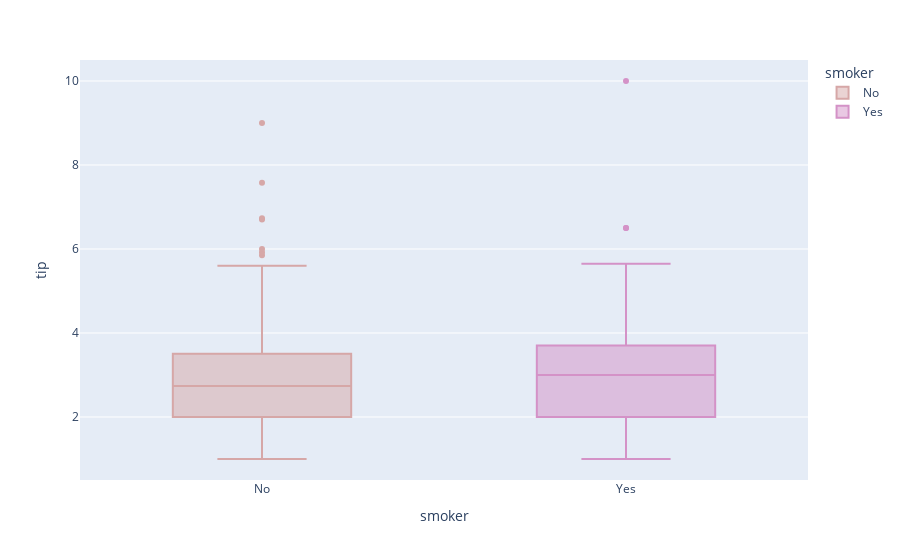

The cell this chart's notebook holds for it:
### Code cell
df = px.data.tips()
fig = px.box(df, x="smoker", y="tip", color="smoker",
             color_discrete_sequence =['#d6a7a7', '#d492c7'])
fig.show()

### Figure 1 — Plotly figure (JSON) as saved in the notebook; plotly's stock layout.template omitted (floating-point values rounded to 4 significant figures; data arrays with more than 128 entries replaced by an {"elided": "..."} marker saying what was removed)
{"data": [{"alignmentgroup": "True", "hovertemplate": "smoker=%{x}<br>tip=%{y}<extra></extra>", "legendgroup": "No", "marker": {"color": "#d6a7a7"}, "name": "No", "notched": false, "offsetgroup": "No", "orientation": "v", "showlegend": true, "type": "box", "x": {"elided": "151 str values"}, "x0": " ", "xaxis": "x", "y": {"elided": "151 float values"}, "y0": " ", "yaxis": "y"}, {"alignmentgroup": "True", "hovertemplate": "smoker=%{x}<br>tip=%{y}<extra></extra>", "legendgroup": "Yes", "marker": {"color": "#d492c7"}, "name": "Yes", "notched": false, "offsetgroup": "Yes", "orientation": "v", "showlegend": true, "type": "box", "x": ["Yes", "Yes", "Yes", "Yes", "Yes", "Yes", "Yes", "Yes", "Yes", "Yes", "Yes", "Yes", "Yes", "Yes", "Yes", "Yes", "Yes", "Yes", "Yes", "Yes", "Yes", "Yes", "Yes", "Yes", "Yes", "Yes", "Yes", "Yes", "Yes", "Yes", "Yes", "Yes", "Yes", "Yes", "Yes", "Yes", "Yes", "Yes", "Yes", "Yes", "Yes", "Yes", "Yes", "Yes", "Yes", "Yes", "Yes", "Yes", "Yes", "Yes", "Yes", "Yes", "Yes", "Yes", "Yes", "Yes", "Yes", "Yes", "Yes", "Yes", "Yes", "Yes", "Yes", "Yes", "Yes", "Yes", "Yes", "Yes", "Yes", "Yes", "Yes", "Yes", "Yes", "Yes", "Yes", "Yes", "Yes", "Yes", "Yes", "Yes", "Yes", "Yes", "Yes", "Yes", "Yes", "Yes", "Yes", "Yes", "Yes", "Yes", "Yes", "Yes", "Yes"], "x0": " ", "xaxis": "x", "y": [3, 1.76, 3.21, 2, 1.98, 3.76, 1, 2.09, 3.14, 5, 3.08, 3, 5, 3, 1, 4.3, 4.73, 4, 1.5, 3, 2.5, 3, 2.5, 3.48, 1.64, 4.06, 4.29, 4, 2, 3, 1.61, 2, 10, 3.16, 5.15, 3.18, 4, 3.11, 2, 2, 4, 3.55, 3.68, 5.65, 3.5, 6.5, 3, 3.5, 2, 3.5, 4, 1.5, 4.19, 2.56, 2.02, 4, 2, 5, 2, 2, 4, 2.01, 2, 2.5, 4, 3.23, 3.41, 3, 2.03, 2.23, 2, 5.16, 2.5, 6.5, 1.1, 3, 1.5, 1.44, 3.09, 2.2, 3.48, 1.92, 1.58, 2.5, 2, 2.88, 2, 3, 3, 1, 1.17, 2, 2], "y0": " ", "yaxis": "y"}], "layout": {"autosize": true, "boxmode": "overlay", "legend": {"title": {"text": "smoker"}, "tracegroupgap": 0}, "margin": {"t": 60}, "xaxis": {"anchor": "y", "autorange": true, "categoryarray": ["No", "Yes"], "categoryorder": "array", "domain": [0, 1], "range": [-0.5, 1.5], "title": {"text": "smoker"}, "type": "category"}, "yaxis": {"anchor": "x", "autorange": true, "domain": [0, 1], "range": [0.5, 10.5], "title": {"text": "tip"}, "type": "linear"}}}
